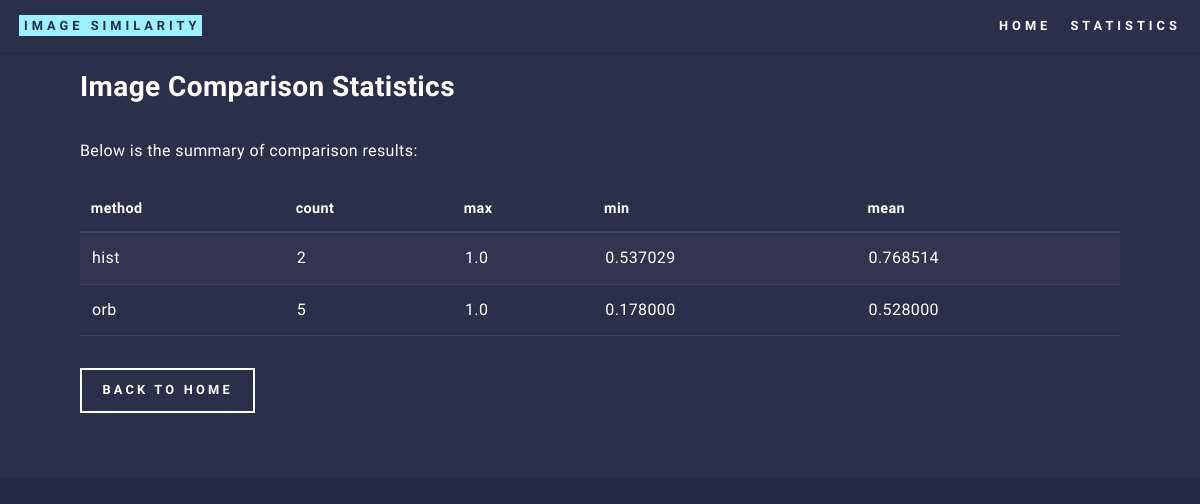
Page /stats/ on the earlier database version.
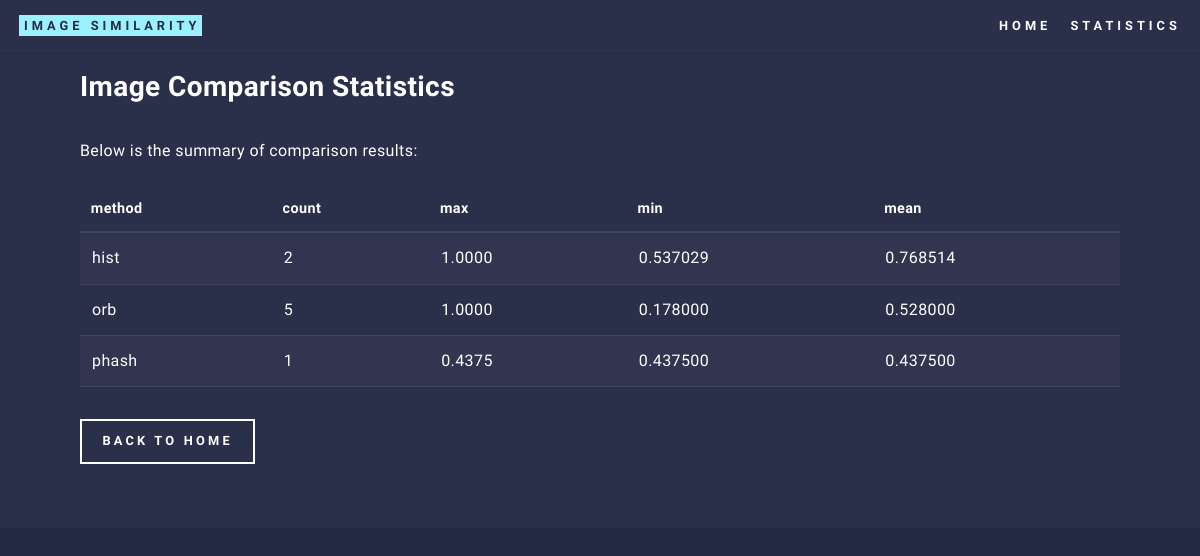
Same page on the later database version.
### app/database.py (models this page shows)
class Comparison(Base):
    __tablename__ = "comparisons"
    id = Column(Integer, primary_key=True, index=True)
    image1_hash = Column(String, index=True)
    image2_hash = Column(String, index=True)
    method = Column(String, index=True)
    similarity = Column(Float)
    __table_args__ = (
        UniqueConstraint("image1_hash", "image2_hash", "method", name="uq_comparison"),
    )

### app/api.py (the view)
@app.get("/stats/", response_class=HTMLResponse)
async def stats_page(request: Request, db: Session = Depends(get_db)):
    stats_df = get_statistics(db)
    stats_html = stats_df.to_html(index=False, classes="table table-striped")
    print(f"Rendered HTML:\n{stats_html}")  # Для отладки
    return templates.TemplateResponse(
        "stats.html", {"request": request, "stats_table": stats_html}
    )

### app/templates/stats.html
{% extends "base.html" %}
{% block content %}
<section>
    <div class="inner">
        <h2>Image Comparison Statistics</h2>
        <p>Below is the summary of comparison results:</p>
        {{ stats_table | safe }}
        <ul class="actions">
            <li><a href="/" class="button">Back to Home</a></li>
        </ul>
    </div>
</section>
{% endblock %}

### app/templates/base.html (shortened to what this page needs)
<!DOCTYPE html>
<html lang="en">
<head>
    <link rel="stylesheet" href="/static/assets/css/main.css">
</head>
<body>
    <header id="header">
        <a href="/" class="logo"><strong>Image Similarity</strong></a>
        <nav>
            <a href="/">Home</a>
            <a href="/stats/">Statistics</a>
        </nav>
    </header>
    <main id="main">
        {% block content %}{% endblock %}
    </main>
</body>
</html>

Differences in the rows shown:
added Comparison: method "method count max min mean hist 2 1.0000 0.537029 0.768514 orb 5 1.0000 0.178000 0.528000 phash 1 0.4375 0.437500 0.437500"
Other differences:
{{ stats_table | safe }}: "method count max min mean hist 2 1.0 0.537029 0.768514 orb 5 1.0 0.178000 0.528000" → (not shown)
